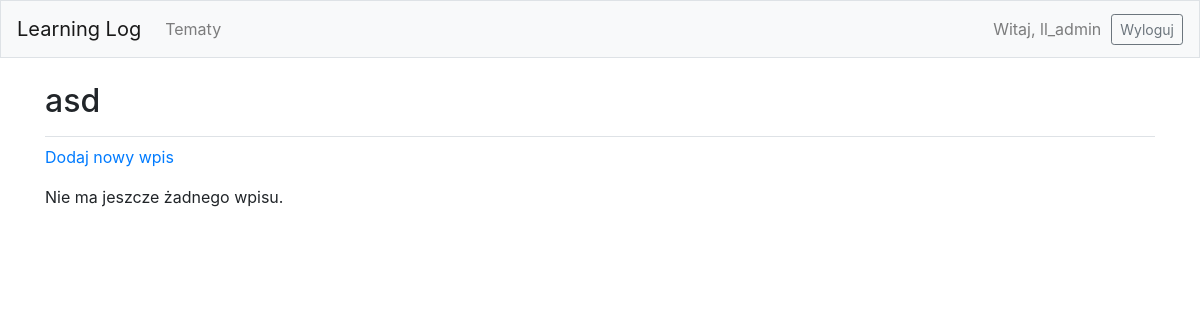
Before: /topics/5/ (signed in) with the older database file.
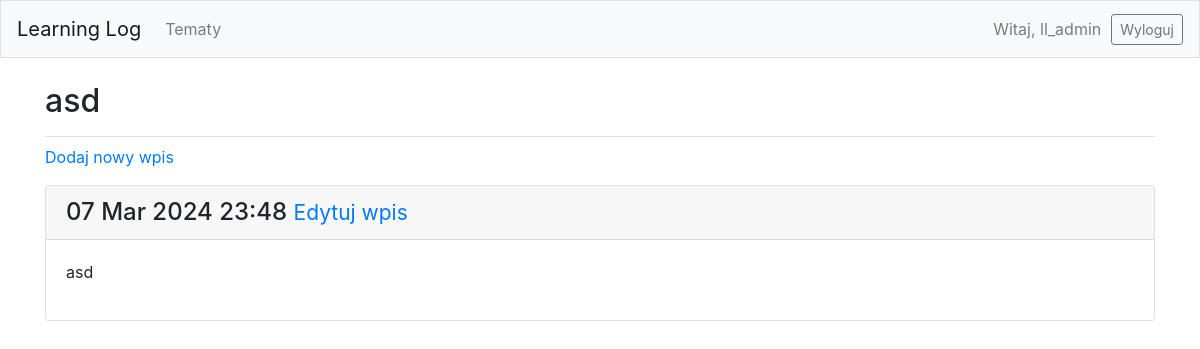
After: the same page with the newer database file.
### learning_logs/models.py (models this page shows, shortened)
class Topic(models.Model):
    text = models.CharField(max_length=200)
    date_added = models.DateTimeField(auto_now_add=True)
    owner = models.ForeignKey(User, on_delete=models.CASCADE)
    def __str__(self):
        return self.text

class Entry(models.Model):
    topic = models.ForeignKey(Topic, on_delete=models.CASCADE)
    text = models.TextField()
    date_added = models.DateTimeField(auto_now_add=True)
    class Meta:
        verbose_name_plural = 'entries'

### learning_logs/views.py (the view)
# urls.py: path('topics/<int:topic_id>/', views.topic, name='topic'),
@login_required
def topic(request, topic_id):
    topic = Topic.objects.get(id=topic_id)
    check_topic_owner(topic, request)
    entries = topic.entry_set.order_by('-date_added')
    context = {'topic': topic, 'entries': entries}
    return render(request, 'learning_logs/topic.html', context)

### learning_logs/views.py (called while the page is built)
def check_topic_owner(topic, request):
    if topic.owner != request.user:
        raise Http404

### learning_logs/templates/learning_logs/topic.html
{% extends 'learning_logs/base.html' %}
{% block page_header %}
<h2>{{ topic }}</h2>
{% endblock page_header %}
{% block content %}
<p>
    <a href="{% url 'learning_logs:new_entry' topic.id %}">Dodaj nowy wpis</a>
</p>
{% for entry in entries %}
<div class="card mb-3">
    <h4 class="card-header">
        {{ entry.date_added|date:'d M Y H:i' }}
        <small><a href="{% url 'learning_logs:edit_entry' entry.id %}">
            Edytuj wpis</a></small>
    </h4>
    <div class="card-body">
        {{ entry.text|linebreaks }}
    </div>
</div>
{% empty %}
Nie ma jeszcze żadnego wpisu.
{% endfor %}
{% endblock content %}

### learning_logs/templates/learning_logs/base.html (shortened to what this page needs)
{% load bootstrap4 %}
<!doctype html>
<html lang="pl">
<head>
    {% bootstrap_css %}
</head>
<body>
<nav class="navbar navbar-expand-md navbar-light bg-light mb-4 border">
    <a class="navbar-brand" href="{% url 'learning_logs:index' %}">
        Learning Log</a>
    <div class="collapse navbar-collapse" id="navbarCollapse">
        <ul class="navbar-nav mr-auto">
            <li class="nav-item">
                <a class="nav-link" href="{% url 'learning_logs:topics' %}">
                    Tematy</a></li>
        </ul>
        <ul class="navbar-nav ml-auto">
            {% if user.is_authenticated %}
            <li class="nav-item">
                <span class="navbar-text">Witaj, {{ user.username }} </span>
            </li>
            {% endif %}
        </ul>
        {% if user.is_authenticated %}
        <form action="{% url 'users:logout' %}" method='post'>
            <button name='submit' class='btn btn-outline-secondary btn-sm'>
                Wyloguj
            </button>
        </form>
        {% endif %}
    </div>
</nav>
<main role="main" class="container">
    <div class="pb-2 mb-2 border-bottom">
        {% block page_header %}{% endblock page_header %}
    </div>
    <div>
        {% block content %}{% endblock content %}
    </div>
</main>
</body>

Changed rows visible on the page:
added Entry: date_added "07 Mar 2024 23:48", text "asd"
Other visible differences:
text no longer shown: "Nie ma jeszcze żadnego wpisu."
